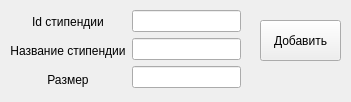
<?xml version="1.0" encoding="UTF-8"?>
<ui version="4.0">
 <class>addScholarshipForm</class>
 <widget class="QWidget" name="addScholarshipForm">
  <property name="geometry">
   <rect>
    <x>0</x>
    <y>0</y>
    <width>351</width>
    <height>102</height>
   </rect>
  </property>
  <property name="windowTitle">
   <string>Добавление стипендии</string>
  </property>
  <widget class="QWidget" name="layoutWidget">
   <property name="geometry">
    <rect>
     <x>10</x>
     <y>10</y>
     <width>231</width>
     <height>81</height>
    </rect>
   </property>
   <layout class="QHBoxLayout" name="horizontalLayout">
    <item>
     <layout class="QVBoxLayout" name="verticalLayout">
      <item>
       <widget class="QLabel" name="label_id_scholarship">
        <property name="sizePolicy">
         <sizepolicy hsizetype="Minimum" vsizetype="Minimum">
          <horstretch>0</horstretch>
          <verstretch>0</verstretch>
         </sizepolicy>
        </property>
        <property name="text">
         <string>Id стипендии</string>
        </property>
        <property name="alignment">
         <set>Qt::AlignCenter</set>
        </property>
       </widget>
      </item>
      <item>
       <widget class="QLabel" name="label_name_scholarship">
        <property name="sizePolicy">
         <sizepolicy hsizetype="Minimum" vsizetype="Minimum">
          <horstretch>0</horstretch>
          <verstretch>0</verstretch>
         </sizepolicy>
        </property>
        <property name="text">
         <string>Название стипендии</string>
        </property>
        <property name="alignment">
         <set>Qt::AlignCenter</set>
        </property>
       </widget>
      </item>
      <item>
       <widget class="QLabel" name="label_amount">
        <property name="sizePolicy">
         <sizepolicy hsizetype="Minimum" vsizetype="Minimum">
          <horstretch>0</horstretch>
          <verstretch>0</verstretch>
         </sizepolicy>
        </property>
        <property name="text">
         <string>Размер</string>
        </property>
        <property name="alignment">
         <set>Qt::AlignCenter</set>
        </property>
       </widget>
      </item>
     </layout>
    </item>
    <item>
     <layout class="QVBoxLayout" name="verticalLayout_2">
      <item>
       <widget class="QLineEdit" name="lineEditIdScholarship"/>
      </item>
      <item>
       <widget class="QLineEdit" name="lineEditNameScholarship"/>
      </item>
      <item>
       <widget class="QLineEdit" name="lineEditAmount"/>
      </item>
     </layout>
    </item>
   </layout>
  </widget>
  <widget class="QPushButton" name="pushButtonAddScholarship">
   <property name="geometry">
    <rect>
     <x>260</x>
     <y>20</y>
     <width>81</width>
     <height>41</height>
    </rect>
   </property>
   <property name="text">
    <string>Добавить</string>
   </property>
  </widget>
 </widget>
 <resources/>
 <connections/>
</ui>
